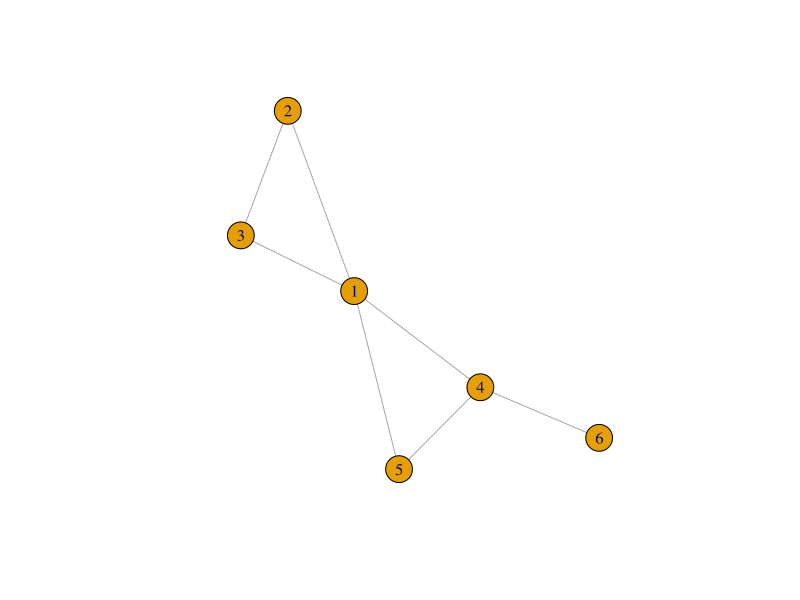

Source code (R): (Note: this script raises an error after producing the figure.)
library(igraph)
library(expm)
library(matrixcalc)

getAk <- function(A, D, k) {
  I = diag(nrow(D))
  Q = D - diag(nrow(D))
  A2 = A %*% A
  if (k == 1) {
    A
  } else if (k == 2) {
    A2 - (Q + I)
  } else {
    Ak_1 = A2 - (Q + I)
    Ak_2 = A
    i = 2
    Ai = NULL
    while (i < k) {
      Ai = Ak_1 %*% A - Ak_2 %*% Q
      i = i + 1
      Ak_2 = Ak_1
      Ak_1 = Ai
    }
    Ai
  }
}

# https://www.sci.unich.it/~francesc/teaching/network/eigenvector.html
eigenvector.centrality = function(g, t) {
  A = get.adjacency(g);
  n = vcount(g);
  x0 = rep(0, n);
  x1 = rep(1/n, n);
  eps = 1/10^t;
  iter = 0;
  while (sum(abs(x0 - x1)) > eps) {
    x0 = x1;
    x1 = as.vector(x1 %*% A);
    m = x1[which.max(abs(x1))];
    x1 = x1 / m;
    iter = iter + 1;
  } 
  return(list(vector = x1, value = m, iter = iter))
} 

#g1 <- graph( edges=c(1,2, 2,3), n=3, directed=F )                         # /\
#g1 <- graph( edges=c(1,2, 2,3, 3,1), n=3, directed=F )                    # triangle
#g1 <- graph( edges=c(1,2, 2,3, 3,1, 1,4), n=4, directed=F )               # triangle + line
#g1 <- graph( edges=c(1,2, 2,3, 3,1, 1,4, 1,5), n=5, directed=F )          # traingle + /\
#g1 <- graph( edges=c(1,2, 2,3, 3,1, 1,4, 1,5, 4,5), n=5, directed=F ) 
g1 <- graph( edges=c(1,2, 2,3, 3,1, 1,4, 1,5, 4,5, 4,6), n=6, directed=F ) 
plot(g1)

eigCent = eigenvector.centrality(g1, 5) # https://en.wikipedia.org/wiki/Eigenvector_centrality
A = as.matrix(as_adjacency_matrix(g1)) # Adjacency matrix
C = A %*% t(A) # cocitation matrix (directed graph)
B = t(A) %*% A # bibliographic coupling matrix (directed graph) - c_ij = # of vertices with edges pointing to both nodes i and j
L = as.matrix(laplacian_matrix(g1)) # Laplacian matrix
M = as.matrix(as_incidence_matrix(g1, )) # Incidence matrix
D = L + A # Degree matrix
Lrw = solve(D) %*% L # https://en.wikipedia.org/wiki/Laplacian_matrix#Random_walk_normalized_Laplacian
Lsym = (D %^% (-0.5)) %*% L %*% (D %^% (-0.5)) # https://en.wikipedia.org/wiki/Laplacian_matrix#Symmetrically_normalized_Laplacian
I = diag(nrow(D))
J = matrix(1, nrow(D), nrow(D))
Q = D - I
Q_2 = D + A # definition from "Spectra of graphs": signless Laplace matrix
S = J - I - 2 * A # Siegel adjacency matrix
Lsn = (D %^% 0.5) %*% L %*% (D %^% 0.5)
Lrn = matrix.power(D, -1) %*% L
A2 = A %^% 2
A3 = A %^% 3
A4 = A %^% 4

# getAk does not include backtracking, it allows to pass through the same vertex and edge more than once!
# Therefore, it counts paths e not just simple-paths
# (Zeta Functions of Finite Graphs and Coverings - Stark and Terras, 1996)
getAk(A, D, 2)
getAk(A, D, 4)

plot(graph_from_adjacency_matrix (kronecker(A, A)))
